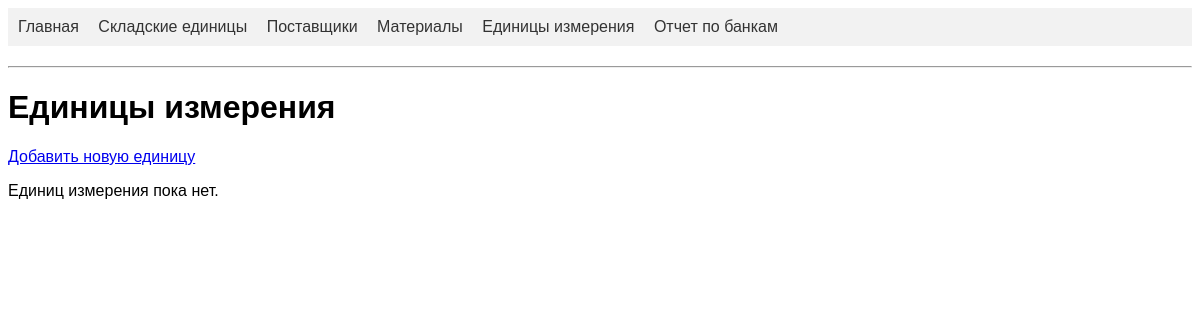
The app's page /units, older data.
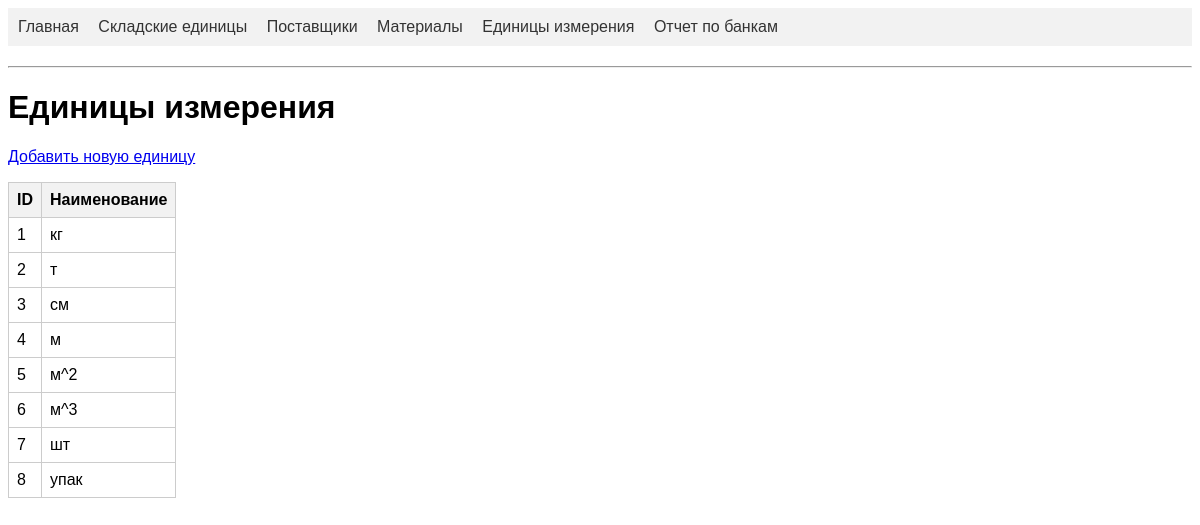
The same page, newer data.
### app/models.py (models this page shows, shortened)
class UnitOfMeasurement(db.Model):
    __tablename__ = 'unit_of_measurement'
    id = db.Column(db.Integer, primary_key=True)
    unit_name = db.Column(db.String(64), unique=True, nullable=False)
    storage_units = db.relationship('StorageUnit', backref='unit', lazy='dynamic')

### app/routes.py (the view)
@main.route('/units')
def units():
    all_units = UnitOfMeasurement.query.all()
    return render_template('units.html', units=all_units, title='Единицы измерения')

### app/templates/units.html (shortened to what this page needs)
{% extends "base.html" %}
{% block content %}
    <h1>{{ title }}</h1>
    <p><a href="{{ url_for('main.add_unit') }}">Добавить новую единицу</a></p>
    {% if units %}
    <table style = "border: 1px">
        <thead><tr><th>ID</th><th>Наименование</th></tr></thead>
        <tbody>
            {% for unit in units %}
            <tr><td>{{ unit.id }}</td><td>{{ unit.unit_name }}</td></tr>
            {% endfor %}
        </tbody>
    </table>
    {% else %}
    <p>Единиц измерения пока нет.</p>
    {% endif %}
{% endblock %}

Row changes from the older to the newer data that the page shows:
added UnitOfMeasurement: id "1", unit_name "кг"
added UnitOfMeasurement: id "2", unit_name "т"
added UnitOfMeasurement: id "3", unit_name "см"
added UnitOfMeasurement: id "4", unit_name "м"
added UnitOfMeasurement: id "5", unit_name "м^2"
added UnitOfMeasurement: id "6", unit_name "м^3"
added UnitOfMeasurement: id "7", unit_name "шт"
added UnitOfMeasurement: id "8", unit_name "упак"
Text that changed along with them:
text no longer shown: "Единиц измерения пока нет."
text now shown: "ID Наименование"
